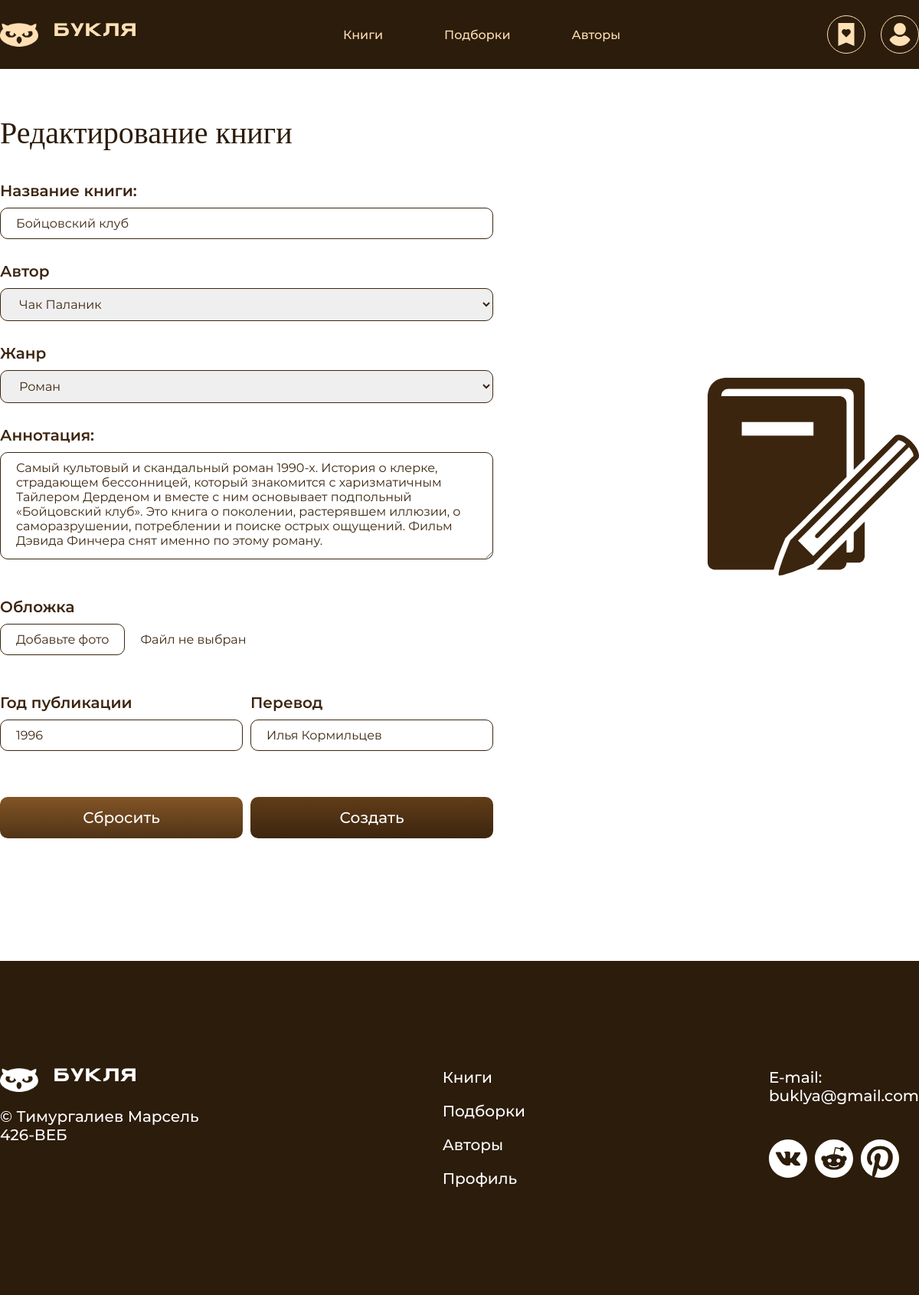
The app's page /?page=editBook&id=1 (signed in) with its own data.
### tables this page shows
CREATE TABLE `books` (
  `id` int NOT NULL,
  `title` varchar(255) NOT NULL,
  `author` varchar(255) NOT NULL,
  `genre` varchar(255) NOT NULL,
  `annotation` text NOT NULL,
  `year` int NOT NULL,
  `translate` varchar(255) NOT NULL,
  `img` varchar(255) NOT NULL
);

CREATE TABLE `authors` (
  `id` int NOT NULL,
  `name` varchar(255) NOT NULL,
  `biography` text NOT NULL,
  `books` int NOT NULL,
  `country` varchar(255) NOT NULL,
  `birth` int NOT NULL,
  `death` varchar(10000) NOT NULL,
  `img` varchar(255) NOT NULL
);

CREATE TABLE `genres` (
  `id` int NOT NULL,
  `name` varchar(255) NOT NULL
);

### pages/admin/editBook.php (the view, shortened to what this page needs)
<?php
$sql = "SELECT * FROM books WHERE id = ?";
$stmt = $connect->prepare($sql);
$stmt->execute([$_GET['id']]);
$book = $stmt->fetch();
$sql = "SELECT * FROM genres";
$stmt = $connect->prepare($sql);
$stmt->execute([]);
$genres = $stmt->fetchAll(PDO::FETCH_ASSOC);
$sql = "SELECT * FROM authors";
$stmt = $connect->prepare($sql);
$stmt->execute([]);
$authors = $stmt->fetchAll(PDO::FETCH_ASSOC);
?>
<body class="createBookPage">
    <main class="cont">
        <form method="post" enctype="multipart/form-data" class="create">
            <h1 class="titleBrown">Редактирование книги</h1>
            <div class="createFields">
                <div class="field">
                    <label>Название книги:</label>
                    <input name="title" type="text" placeholder="Укажите название..." <?php if (isset($_POST['title'])) { ?>value="<?= $_POST['title'] ?>" <?php } else { ?>value="<?= $book['title'] ?>" <?php } ?>>
                </div>
                <div class="field">
                    <label>Автор</label>
                    <select name="author">
                        <?php foreach ($authors as $a) { ?>
                            <option <?php if (isset($_POST['author']) && $_POST['author'] == $a['name']) { ?>selected<?php } elseif($a['name'] == $book['author']) { ?>selected<?php } ?>><?= $a['name'] ?></option>
                        <?php } ?>
                    </select>
                </div>
                <div class="field">
                    <label>Жанр</label>
                    <select name="genre">
                        <?php foreach ($genres as $g) { ?>
                            <option <?php if (isset($_POST['genre']) && $_POST['genre'] == $g['name']) { ?>selected<?php } elseif($g['name'] == $book['genre']) { ?>selected<?php } ?>><?= $g['name'] ?></option>
                        <?php } ?>
                    </select>
                </div>
                <div class="field">
                    <label>Аннотация:</label>
                    <textarea name="annotation" placeholder="Введите аннотацию..."><?php if (isset($_POST['title'])) {
                                                                                        echo $_POST['annotation'];
                                                                                    } else {
                                                                                        echo $book['annotation'];
                                                                                    } ?></textarea>
                </div>
                <div class="field image">
                    <label>Обложка</label>
                    <div class="imageInput">
                        <label for="imageInput">Добавьте фото</label>
                        <p>Файл не выбран</p>
                    </div>
                </div>
                <div class="doubleField">
                    <div class="field">
                        <label>Год публикации</label>
                        <input name="year" type="number" placeholder="Укажите год..." <?php if (isset($_POST['year'])) { ?>value="<?= $_POST['year'] ?>" <?php } else { ?>value="<?= $book['year'] ?>" <?php } ?>>
                    </div>
                    <div class="field">
                        <label>Перевод</label>
                        <input name="translate" type="text" placeholder="Укажите перевод..." <?php if (isset($_POST['translate'])) { ?>value="<?= $_POST['translate'] ?>" <?php } else { ?>value="<?= $book['translate'] ?>" <?php } ?>>
                    </div>
                </div>
            </div>
            <div class="createOptions">
                <button type="reset">Сбросить</button>
                <button type="submit" name="editBook">Создать</button>
            </div>
        </form>
    </main>
</body>

### style.css (style rules this page uses)
* { padding: 0; margin: 0; text-decoration: none; box-sizing: border-box; scroll-behavior: smooth; transition: 0.5s; }
body { overflow-x: hidden; }
.cont { max-width: 1320px; margin: 0 auto; }
.title, .titleBrown { font-size: 40px; font-family: Coolvetica; color: white; margin-bottom: 40px; font-weight: normal; }
.titleBrown { color: #2C1C0B; }
.createCollectionPage main, .createBookPage main { display: flex; align-items: center; gap: 280px; }
.create { width: 700px; }
.createFields { display: flex; flex-direction: column; gap: 30px; }
.createFields .field { display: flex; flex-direction: column; gap: 10px; }
.createFields .field label { font-family: Montserrat-Semibold; font-size: 20px; color: #3C250F; }
.createFields .field input, .createFields .field select, .createFields .field textarea { border: 1px solid #3C250F; border-radius: 10px; color: #3C250F; outline: none; padding: 10px 20px; font-family: Montserrat-Regular; font-size: 16px; }
.createFields .field input::placeholder, .createFields .field textarea::placeholder { color: #3C250F; opacity: 50%; }
.createFields .field textarea { height: 140px; }
.createFields .field.image { margin-top: 20px; margin-bottom: 20px; }
.imageInput { display: flex; gap: 20px; align-items: center; }
.createFields .field .imageInput label { font-size: 16px; border: 1px solid #3C250F; padding: 10px 20px; border-radius: 10px; cursor: pointer; font-family: Montserrat-Regular; }
.imageInput p { font-size: 16px; font-family: Montserrat-Regular; color: #3C250F; }
.createOptions { margin-top: 60px; width: 100%; display: flex; gap: 10px; }
.createOptions button { padding-top: 15px; padding-bottom: 15px; font-size: 20px; font-family: Montserrat-Medium; background: linear-gradient(#835425, #503417); border-radius: 10px; color: white; border: none; width: 100%; cursor: pointer; }
.createOptions button:last-child { background: linear-gradient(#623D18, #3C250F); }
.doubleField { width: 100%; display: flex; gap: 10px; }
.doubleField .field { width: 100%; }

### records on screen
books: title "Бойцовский клуб", author "Чак Паланик", genre "Роман", annotation "Самый культовый и скандальный роман 1990-х. История о клерке, страдающем бессонницей, который знакомится с харизматичным Тайлером Дерденом и вместе с ним основывает подпольный «Бойцовский клуб». Это книга о поколении, растерявшем иллюзии, о саморазрушении, потреблении и поиске острых ощущений. Фильм Дэвида Финчера снят именно по этому роману.", year "1996", translate "Илья Кормильцев"
